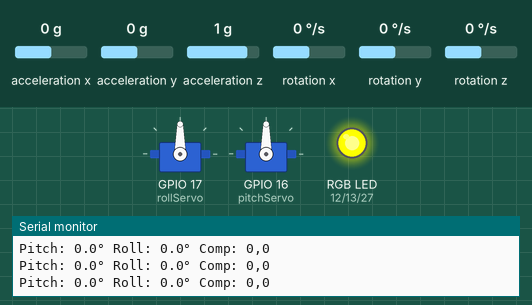
Bench run of a sketch on a simulated ESP32. Shown: 2 × servo, an RGB LED mixed from three pins (HIGH = lit), the last lines printed to the serial monitor. Wiring (inferred from the names in the program): MPU-9250 motion sensor at I2C address 0x68. Inputs (shaded band) come from the test bench; at power-on: acceleration x 0 g, acceleration z 1 g, acceleration y 0 g, rotation x 0 °/s, rotation y 0 °/s, rotation z 0 °/s.

Above: at 2.5 s.
2.6 s: acceleration x set to -1.4 g
At 5.0 s:
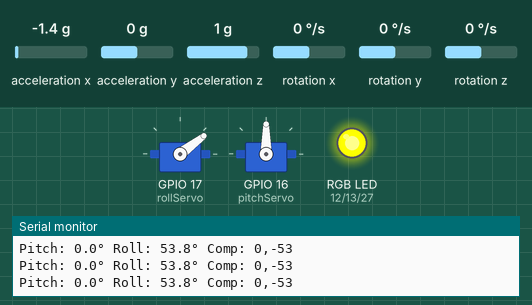
5.6 s: acceleration z set to -1.4 g
At 7.1 s:
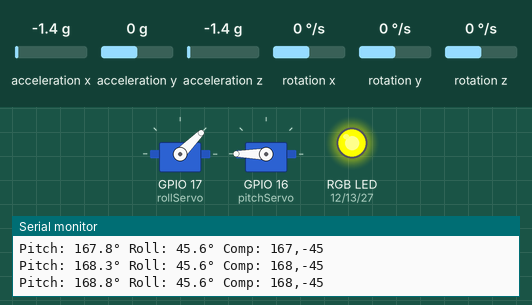
8.6 s: acceleration y set to -0.2 g
At 10.5 s:
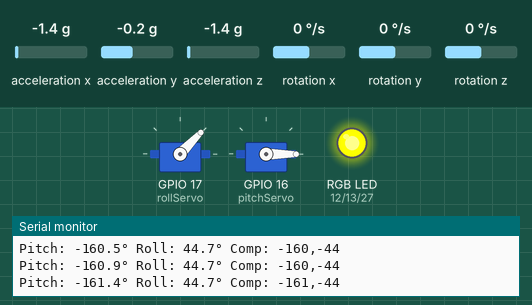
10.8 s: rotation x set to 4 °/s
At 11.5 s:
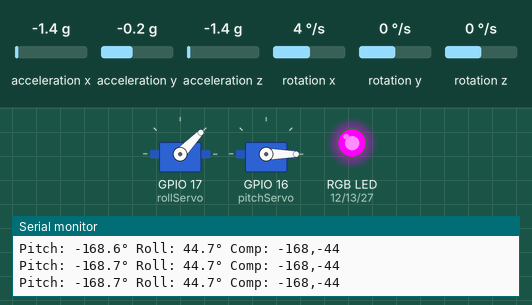
12.3 s: rotation y set to 100 °/s
At 14.5 s:
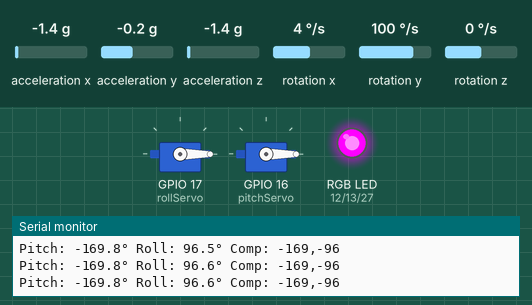
15.3 s: acceleration y set to 0 g
At 17.2 s:
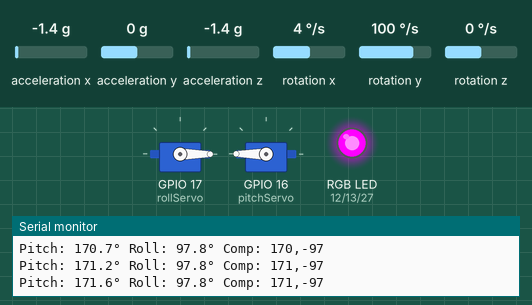
Timing chart, 0 to 18.5 s (numbered marks = the images above; inputs shaded):
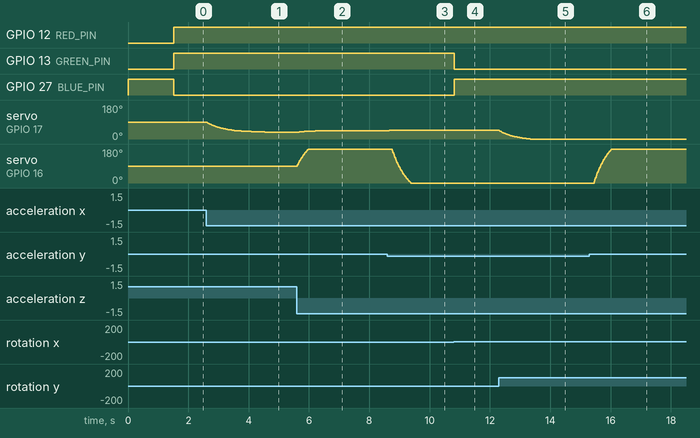

Measured:
- the behaviour switches between 0 and -0.1 g on acceleration y (found by bisection; images 2 and 3)
- the behaviour switches between 2 and 3 °/s on rotation x (found by bisection; images 3 and 4)
- after the input at 2.6 s, servo on GPIO 17 (rollServo): moves from 90° to 36° over 2.5 s, starting at once
- after the input at 5.6 s, servo on GPIO 17 (rollServo): moves from 36° to 45° over 1.2 s, starting at once; servo on GPIO 16 (pitchServo): moves from 90° to 180° over 0.35 s, starting at once
- after the input at 8.6 s, servo on GPIO 17 (rollServo): 45° → 46° after 0.05 s; servo on GPIO 16 (pitchServo): moves from 180° to 0° over 0.62 s, starting after 0.16 s
- after the input at 10.8 s, GPIO 13 (GREEN_PIN): HIGH → LOW at once; GPIO 27 (BLUE_PIN): LOW → HIGH at once
- after the input at 12.3 s, servo on GPIO 17 (rollServo): moves from 46° to 0° over 1.0 s, starting at once
- after the input at 15.3 s, servo on GPIO 16 (pitchServo): moves from 0° to 180° over 0.57 s, starting after 0.15 s

The sketch:

stabilite_firmware.ino
```cpp
#include <Wire.h>
#include <ESP32Servo.h>
#include <ESP32PWM.h>

// MPU9250 I2C address
#define MPU9250_ADDRESS 0x68

// Servo configuration
#define SERVO_CENTER      90
#define SERVO_MIN         0
#define SERVO_MAX         180
#define COMPENSATION_GAIN 1.0
#define ALPHA             0.96
#define DT                0.02
#define CALIBRATION_SAMPLES 200

// RGB LED Pins (common cathode)
#define RED_PIN    12
#define GREEN_PIN  13
#define BLUE_PIN   27

// Tremor & timing thresholds
const float tremorThreshold     = 3.0;   // dps
const float highCalibThreshold = 7.0;   // dps during calibration
const unsigned long idleDelay  = 1500;  // ms

Servo rollServo;
Servo pitchServo;

float pitchAngle = 0, rollAngle = 0;
float gyroXoffset = 0, gyroYoffset = 0, gyroZoffset = 0;
bool calibrating = true;
unsigned long tremorFreeStart = 0;

void setup() {
  Serial.begin(115200);

  ESP32PWM::allocateTimer(0);
  ESP32PWM::allocateTimer(1);
  ESP32PWM::allocateTimer(2);
  ESP32PWM::allocateTimer(3);

  Wire.begin(21, 22);
  initMPU9250();

  rollServo.attach(17);
  pitchServo.attach(16);
  rollServo.write(SERVO_CENTER);
  pitchServo.write(SERVO_CENTER);

  // Set up PWM for RGB LEDs (5000 Hz, 8‑bit resolution)
  ledcAttach(RED_PIN,   5000, 8);
  ledcAttach(GREEN_PIN, 5000, 8);
  ledcAttach(BLUE_PIN,  5000, 8);

  setRGB(255, 255, 0);  // Yellow = calibrating
  Serial.println("Calibrating gyro...");
  calibrateGyro();
  calibrating = false;
  Serial.println("Calibration complete!");
}

void loop() {
  static unsigned long prevTime = millis();
  float ax, ay, az, gx, gy, gz;
  readIMU(ax, ay, az, gx, gy, gz);
  gx -= gyroXoffset; gy -= gyroYoffset; gz -= gyroZoffset;

  float accPitch = atan2(-ax, sqrt(ay*ay + az*az)) * 180/PI;
  float accRoll  = atan2(ay, az) * 180/PI;

  unsigned long now = millis();
  float dt = (now - prevTime) / 1000.0;
  prevTime = now;

  rollAngle  = ALPHA * (rollAngle + gy * dt) + (1 - ALPHA) * accPitch;
  pitchAngle = ALPHA * (pitchAngle + gx * dt) + (1 - ALPHA) * accRoll;

  float motion = sqrt(gx*gx + gy*gy + gz*gz);

  if (calibrating) {
    setRGB(motion > highCalibThreshold ? 255 : 255,
           motion > highCalibThreshold ?   0 : 255,
           0);  // Red if too much movement, else yellow
  } else {
    if (motion > tremorThreshold) {
      tremorFreeStart = now;
      setRGB(0, 255, 0);  // Green = tremor
    } else if (now - tremorFreeStart > idleDelay) {
      setRGB(0, 0, 255);  // Blue = calm (idle)
    }
  }

  if (abs(rollAngle) <= 180 && abs(pitchAngle) <= 180) {
    int rollComp = -rollAngle * COMPENSATION_GAIN;
    int pitchComp = pitchAngle * COMPENSATION_GAIN;
    rollServo.write(constrain(SERVO_CENTER + rollComp, SERVO_MIN, SERVO_MAX));
    pitchServo.write(constrain(SERVO_CENTER + pitchComp, SERVO_MIN, SERVO_MAX));
    printSensorData(pitchAngle, rollAngle, pitchComp, rollComp);
  } else {
    Serial.println("Angle exceeded ±180°, servos not updated.");
  }

  delay(20);
}

void setRGB(int r, int g, int b) {
  ledcWrite(RED_PIN,   255 - r);  // invert for common cathode
  ledcWrite(GREEN_PIN, 255 - g);
  ledcWrite(BLUE_PIN,  255 - b);
}

void initMPU9250() {
  Wire.beginTransmission(MPU9250_ADDRESS);
  Wire.write(0x6B); Wire.write(0x00);
  Wire.endTransmission(true);
  Wire.beginTransmission(MPU9250_ADDRESS);
  Wire.write(0x1C); Wire.write(0x08);
  Wire.endTransmission(true);
  Wire.beginTransmission(MPU9250_ADDRESS);
  Wire.write(0x1B); Wire.write(0x08);
  Wire.endTransmission(true);
}

void calibrateGyro() {
  float sx = 0, sy = 0, sz = 0;
  for (int i = 0; i < CALIBRATION_SAMPLES; i++) {
    float ax, ay, az, gx, gy, gz;
    readIMU(ax, ay, az, gx, gy, gz);
    sx += gx; sy += gy; sz += gz;
    delay(5);
  }
  gyroXoffset = sx / CALIBRATION_SAMPLES;
  gyroYoffset = sy / CALIBRATION_SAMPLES;
  gyroZoffset = sz / CALIBRATION_SAMPLES;
}

void readIMU(float &ax, float &ay, float &az, float &gx, float &gy, float &gz) {
  Wire.beginTransmission(MPU9250_ADDRESS);
  Wire.write(0x3B); Wire.endTransmission(false);
  Wire.requestFrom(MPU9250_ADDRESS, 6, true);
  ax = (int16_t)(Wire.read()<<8 | Wire.read()) / 8192.0;
  ay = (int16_t)(Wire.read()<<8 | Wire.read()) / 8192.0;
  az = (int16_t)(Wire.read()<<8 | Wire.read()) / 8192.0;

  Wire.beginTransmission(MPU9250_ADDRESS);
  Wire.write(0x43); Wire.endTransmission(false);
  Wire.requestFrom(MPU9250_ADDRESS, 6, true);
  gx = (int16_t)(Wire.read()<<8 | Wire.read()) / 65.5;
  gy = (int16_t)(Wire.read()<<8 | Wire.read()) / 65.5;
  gz = (int16_t)(Wire.read()<<8 | Wire.read()) / 65.5;
}

void printSensorData(float p, float r, int pc, int rc) {
  Serial.printf("Pitch: %.1f° Roll: %.1f° Comp: %d,%d\n", p, r, pc, rc);
}
```
